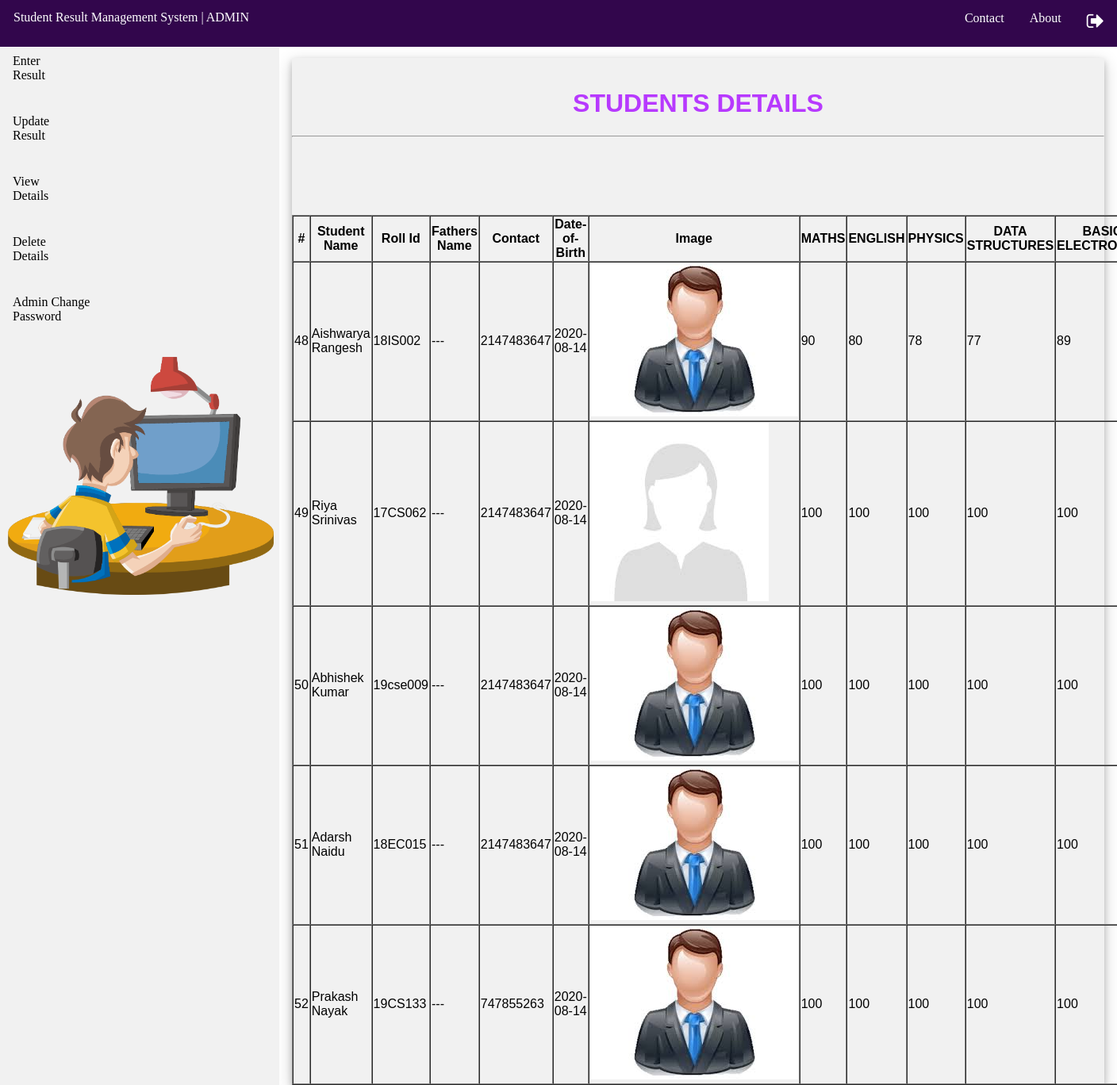
The page /view-result.php on the database its author committed.
### tables this page shows
CREATE TABLE `result` (
  `id` int(255) NOT NULL,
  `name` text NOT NULL,
  `roll` varchar(8) NOT NULL,
  `fname` text NOT NULL,
  `dob` date NOT NULL,
  `contact` int(10) NOT NULL,
  `imgpath` text NOT NULL,
  `maths` int(255) NOT NULL,
  `english` int(255) NOT NULL,
  `phy` int(255) NOT NULL,
  `dsa` int(255) NOT NULL,
  `be` int(255) NOT NULL
);

### query-result.php (the view)
<?php
$con=mysqli_connect('localhost','root','','rms');
if (!$con) {
  die("Connection failed");
}
else{
	$sql="SELECT*FROM result";
	$res=mysqli_query($con,$sql);
	$num_rows=mysqli_num_rows($res);
	echo "
    <table border='1' cellspacing='0'  width='90%'>
        <thead>
	        <tr>
	            <th>#</th>
	            <th>Student Name</th>
	            <th>Roll Id</th>
	            <th>Fathers Name</th>
	            <th>Contact</th>
	            <th>Date-of-Birth</th>
	            <th>Image</th>
	            <th>MATHS</th>
	            <th>ENGLISH</th>
	            <th>PHYSICS</th>
	            <th>DATA STRUCTURES</th>
	            <th>BASIC ELECTRONICS</th>
	        </tr>
        </thead>";
	if($num_rows>0)
	{
		while($row=mysqli_fetch_array($res))
		{
			echo'<tbody>';
				echo'<tr>';
					echo'<td>';
					echo $row['id'];
					echo '</td>';
					echo'<td>';
					echo $row['name'];
					echo '</td>';
					echo'<td>';
					echo $row['roll'];
					echo '</td>';
					echo'<td>';
					echo $row['fname'];
					echo '</td>';
					echo'<td>';
					echo $row['contact'];
					echo '</td>';
					echo'<td>';
					echo $row['dob'];
					echo '</td>';
					echo'<td>';
					$imgname = $row['imgpath'];
					if($row['imgpath']){echo "<img src='up/$imgname'>";}
					else echo"No";
					echo '</td>';
					echo'<td>';
					echo $row['maths'];
					echo '</td>';
					echo'<td>';
					echo $row['english'];
					echo '</td>';
					echo'<td>';
					echo $row['phy'];
					echo '</td>';
					echo'<td>';
					echo $row['dsa'];
					echo '</td>';
					echo'<td>';
					echo $row['be'];
					echo '</td>';
				echo'</tr>';
			echo'</tbody>';
			echo'<br>';
		}
	}
	else
	{
		echo"NO DATA FOUND";
	}
}
?>

### view-result.php (shortened to what this page needs)
<!DOCTYPE html>
<html>
<head>
    <link rel="stylesheet" type="text/css" href="css/view-result.css">
</head>
<body>
    <div >
        <header>
            <?php include('topbaradmin.php');?>
    <div >
        <?php include('leftbar.php');?>
    </div>
<div style="margin-left:25%;padding:1px 16px;height:1000px;">
    <br><br><br><br>
    <div class="box"><br>
        <center>
        <font color="#B739FE"><H1>STUDENTS DETAILS</H1></font><HR>
        <?php include('query-result.php');?>
        </center>
    </div>
</div>
</body>
</html>

### topbaradmin.php (shortened to what this page needs)
<head>
    <link rel="stylesheet" href="https://cdnjs.cloudflare.com/ajax/libs/font-awesome/4.7.0/css/font-awesome.min.css">
    <link rel="stylesheet" type="text/css" href="css/topbaradmin.css">
</head>
<body>
<ul class="uperchipkao ul-horizontal" >
    <li style="margin-top: -15px;margin-left: -15px" class="li-horizontal aise_he"><a href="adminpanel.php">Student Result Management System | ADMIN</a></li>
    <div style="float:right">
        <li class="li-horizontal" ><a href="contactus.php">Contact</a></li>
        <li class="li-horizontal"><a href="aboutus.php">About</a></li>
        <li class="li-horizontal">
            <a href="index.php">
                <i style="font-size:24px" class="fa">&#xf08b;
                </i>
            </a>
        </li>
    </div>
</ul>
</body>
</html>

### leftbar.php (shortened to what this page needs)
<!DOCTYPE html>
<html>
<head>
    <link rel="stylesheet" type="text/css" href="css/leftbar.css">
</head>
<body>
<ul class="ul-verticle">
    <div class="li-verticle">
        <li><a href="enter-result.php">Enter<br>Result</a></li>
        <li><a href="update-result.php">Update<br>Result</a></li>
        <li><a href="view-result.php">View<br>Details</a></li>
        <li><a href="delete-result.php">Delete<br>Details</a></li>
        <li><a href="change-pass.php">Admin Change<br>Password</a></li>
        <img src="img/work.png" style="margin-left: 10px; margin-top: 10px; height: 300px" >
    </div>
</ul>
</body>
</html>

### css/view-result.css (style rules this page uses)
body { margin: 0; }
.ul-verticle { list-style-type: none; margin: 0; padding: 0; width: 25%; background-color: #f1f1f1; position: fixed; height: 100%; overflow: auto; }
.li-verticle a { display: block; color: #000; padding: 8px 16px; text-decoration: none; }
.box { background-color: #F1F1F1; font-family: arial; text-align: center; box-shadow: 0 4px 8px 0 rgba(0, 0, 0, 0.2), 0 6px 20px 0 rgba(0, 0, 0, 0.19); }

### css/topbaradmin.css (style rules this page uses)
.ul-horizontal { list-style-type: none; margin-left: none; padding: 0; overflow: hidden; background-color: #32064C; }
.li-horizontal { float: left; }
.li-horizontal a { display: block; color: white; text-align: center; padding: 14px 16px; text-decoration: none; }
.uperchipkao { position: fixed; width: 100%; margin-left: 0px; margin-right: 0px; margin-top: 0px; }
.aise_he { display: block; color: white; text-align: center; padding: 14px 16px; text-decoration: none; }

### css/leftbar.css (style rules this page uses)
body { margin: 0; }
.ul-verticle { list-style-type: none; margin: 0; margin-top: 60px; padding: 0; width: 25%; background-color: #f1f1f1; position: fixed; height: 100%; overflow: auto; }
.li-verticle a { display: block; color: #000; padding: 8px 16px; height: 60px; text-decoration: none; }

### rows shown on the page
result: id "48", name "Aishwarya Rangesh", roll "18IS002", fname "---", contact "2147483647", dob "2020-08-14", imgpath (picture), maths "90", english "80", phy "78", dsa "77", be "89"
result: id "49", name "Riya Srinivas", roll "17CS062", fname "---", contact "2147483647", dob "2020-08-14", imgpath (picture), maths "100", english "100", phy "100", dsa "100", be "100"
result: id "50", name "Abhishek Kumar", roll "19cse009", fname "---", contact "2147483647", dob "2020-08-14", imgpath (picture), maths "100", english "100", phy "100", dsa "100", be "100"
result: id "51", name "Adarsh Naidu", roll "18EC015", fname "---", contact "2147483647", dob "2020-08-14", imgpath (picture), maths "100", english "100", phy "100", dsa "100", be "100"
result: id "52", name "Prakash Nayak", roll "19CS133", fname "---", contact "747855263", dob "2020-08-14", imgpath (picture), maths "100", english "100", phy "100", dsa "100", be "100"
